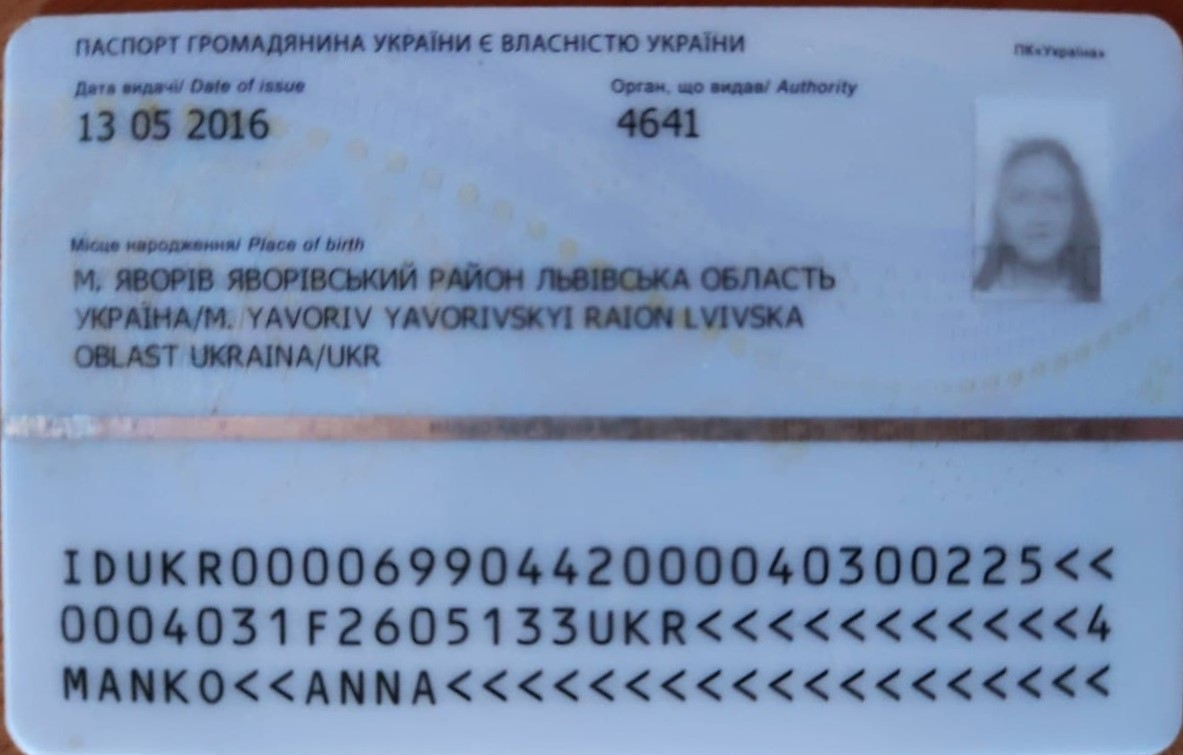
#> input picture data/template-back.jpg, 1183 x 755 px
$ python -i hough_lines.py   (imports and definitions only)
#> lines starting #> are read from the running program, lines starting #| are printed output that depends on the picture; after the words box and inside, x2 and y2 are one past the last pixel; in counts of white or black regions, pixels touching at a corner belong together
### src/utils/logger.py
import json
import logging
import os
import sys

import cv2
import pandas as pd
import yaml

PROGRESS = 25


class MyLogger(logging.Logger):
    PROGRESS = PROGRESS
    LOG_FORMATTER = '%(asctime)s - %(levelname)-10s - %(message)s'
    DEF_LOGGING_LEVEL = logging.WARNING

    LOG_FOLDER = "logs/"
    LOG_IMG_FOLDER = os.path.join(LOG_FOLDER, "img")
    ABSOLUTE_FOLDER = ""

    def __init__(self, log_name, level=None):
        logging.Logger.__init__(self, log_name)
        self.formatter = logging.Formatter(self.LOG_FORMATTER)
        self.initLogger(level)
        self.json_data = {}
        self.dataframe = pd.DataFrame(columns=["image_name", "info", "status"])

    def initLogger(self, level=None):
        self.setLevel(level or self.DEF_LOGGING_LEVEL)
        self.propagate = False

    def add_handler(self, log_file, use_syslog):
        if use_syslog:
            handler = logging.handlers.SysLogHandler(address='/dev/log')
        elif log_file:
            handler = logging.FileHandler(log_file)
        else:
            handler = logging.StreamHandler(sys.stderr)
        handler.setFormatter(self.formatter)
        self.addHandler(handler)
        return handler

    def addHandlers(self, log_file=None, progress_file=None, use_syslog=False):
        self.logger_hdlr = self.add_handler(log_file, use_syslog)
        if progress_file:
            self.progress_hdlr = self.add_handler(progress_file, use_syslog)
            self.progress_hdlr.setLevel(self.PROGRESS)
        else:
            self.progress_hdlr = None

    def progress(self, image_name, stage_name, image, *args):
        file_name = image_name + "_" + stage_name + ".png"
        cv2.imwrite(os.path.join(self.LOG_IMG_FOLDER, file_name), image)
        msg = f"Image {file_name} saved"
        self.log(self.PROGRESS, msg)

    def display_image(self, image_name, stage_name, image, *args, **kwargs):
        if self.level == logging.DEBUG:
            file_name = image_name + "_" + stage_name
            cv2.imshow(file_name, image)
            cv2.waitKey(0)
            msg = f"Image {file_name} displayed"
            return super(MyLogger, self).debug(msg, *args, **kwargs)

    def log_image(self, image_name, stage_name, image, save=False, *args, **kwargs):
        if save:
            self.progress(image_name, stage_name, image, *args)
        self.display_image(image_name, stage_name, image, *args, **kwargs)

    # [11 lines left out: functions log_plot, log_figure, not called in this run]

    def load_level(self, settings='settings.yaml'):
        ABSOLUTE_FOLDER = os.path.join(os.path.abspath(os.path.join("SRC", os.pardir)))
        settings_file = os.path.join(ABSOLUTE_FOLDER, settings)
        with open(settings_file) as info:
            settings_dict = yaml.safe_load(info)
        self.level = dict(settings_dict)['LOGGING_LEVEL']
        self.setLevel(self.level)

    # [12 lines left out: functions save_results, log_result, not called in this run]

    def display_result(self):
        print(self.dataframe)


def setup_logger(progress_file=None):
    logging.setLoggerClass(MyLogger)
    logging.addLevelName(PROGRESS, 'PROGRESS')
    logger = logging.getLogger(__name__)
    logger.addHandlers(progress_file)
    logger.load_level()
    return logger

### src/data/preprocessors/detectors/hough_lines.py
from copy import deepcopy

import cv2
import numpy as np
from scipy.stats import mode
from skimage.transform import hough_line, hough_line_peaks

from src import logger


def get_cartesian_coordinates(angle, rho):
    a = np.cos(angle)
    b = np.sin(angle)
    x0 = a * rho
    y0 = b * rho
    x1 = int(x0 + 1000 * (-b))
    y1 = int(y0 + 1000 * (a))
    x2 = int(x0 - 1000 * (-b))
    y2 = int(y0 - 1000 * (a))
    return x1, y1, x2, y2


def find_skew_angle(img, edges):
    tested_angles = np.deg2rad(np.arange(0.1, 180.0))
    hspace, theta, distances = hough_line(edges, theta=tested_angles)
    accum, angles, dists = hough_line_peaks(hspace, theta, distances)
    most_common_angle = mode(np.around(angles, decimals=2))[0]
    skew_angle = np.rad2deg(most_common_angle - np.pi / 2)
    lines = np.float32(np.column_stack((dists, angles)))
    hough_lines_img = draw_hough_lines(img, lines)
    # cv2.imshow("hough_lines_img", hough_lines_img)
    # cv2.waitKey(0)
    return skew_angle


def find_hough_lines(gray):
    kernel = np.ones((5, 5), np.float32) / 25
    gray = cv2.filter2D(gray, -1, kernel)
    edges = cv2.Canny(gray, threshold1=200, threshold2=600, apertureSize=5)

    lines = cv2.HoughLines(edges, 1, np.pi / 180, threshold=60)
    # lines = cv2.HoughLinesP(edges, rho=1, theta=np.pi/180, threshold=15, maxLineGap=50, minLineLength=50)
    return lines


def segment_lines_by_direction_by_polar_coord(hough_lines, delta, max_line_number=20):
    lines = deepcopy(hough_lines)[:max_line_number]
    horizontal_lines = []
    vertical_lines = []
    for line_id, line in enumerate(lines):
        rho, angle = line[0]
        x1, y1, x2, y2 = get_cartesian_coordinates(angle, rho)
        if abs(x2 - x1) < delta:
            vertical_lines.append([x1, y1, x2, y2])
        elif abs(y2 - y1) < delta:
            horizontal_lines.append([x1, y1, x2, y2])
    return horizontal_lines, vertical_lines


def find_lines_intersection(line1, line2):
    x1, y1, x2, y2 = line1
    x3, y3, x4, y4 = line2
    Px = ((x1 * y2 - y1 * x2) * (x3 - x4) - (x1 - x2) * (x3 * y4 - y3 * x4)) / (
            (x1 - x2) * (y3 - y4) - (y1 - y2) * (x3 - x4)
    )
    Py = ((x1 * y2 - y1 * x2) * (y3 - y4) - (y1 - y2) * (x3 * y4 - y3 * x4)) / (
            (x1 - x2) * (y3 - y4) - (y1 - y2) * (x3 - x4)
    )
    return Px, Py


def find_all_lines_intersection(horizontal_lines, vertical_lines):
    Px = []
    Py = []
    for h_line in horizontal_lines:
        for v_line in vertical_lines:
            px, py = find_lines_intersection(h_line, v_line)
            Px.append(px)
            Py.append(py)
    intersection_points = np.float32(np.column_stack((Px, Py)))
    return intersection_points


def find_cluster_points(points, nclusters=4):
    try:
        criteria = (cv2.TERM_CRITERIA_EPS + cv2.TERM_CRITERIA_MAX_ITER, 10, 1.0)
        _, _, centers = cv2.kmeans(
            points, nclusters, None, criteria, 10, cv2.KMEANS_PP_CENTERS
        )
    except:
        centers = points
    return centers


def find_extreme_points(P):
    try:
        top_right = P.sum(axis=1).argmax()
        bottom_left = P.sum(axis=1).argmin()
        top_left = (P[:, 0] + P.max(axis=0)[1] - P[:, 1]).argmin()
        bottom_right = (P.max(axis=0)[0] - P[:, 0] + P[:, 1]).argmax()
        extreme_points = [P[top_right], P[bottom_left], P[top_left], P[bottom_right]]
    except:
        extreme_points = []
    return extreme_points


def draw_hough_lines(input_img, lines, line_number=8):
    img = input_img.copy()
    for i in range(min(line_number, len(lines))):
        rho, theta = lines[i].ravel()
        x1, y1, x2, y2 = get_cartesian_coordinates(theta, rho)
        cv2.line(img, (x1, y1), (x2, y2), (0, 0, 255), 2)
    return img


def draw_segmented_lines(input_img, horizontal_lines, vertical_lines):
    img = input_img.copy()
    for line in horizontal_lines:
        x1, y1, x2, y2 = line
        color = [0, 0, 255]
        cv2.line(img, (x1, y1), (x2, y2), color=color, thickness=1)
    for line in vertical_lines:
        x1, y1, x2, y2 = line
        color = [255, 0, 0]
        cv2.line(img, (x1, y1), (x2, y2), color=color, thickness=1)
    return img


def draw_points(input_img, points_list, radius=4, color=[0, 0, 255], thickness=-1):
    img = input_img.copy()
    for points in points_list:
        cx, cy = points.ravel()
        cx = np.round(cx).astype(int)
        cy = np.round(cy).astype(int)
        cv2.circle(img, (cx, cy), radius=4, color=color, thickness=-1)
    return img


def process_hough_lines_approach(img, image_name=""):
    input_img = img.copy()

    gray = cv2.cvtColor(img, cv2.COLOR_BGR2GRAY)
    gray = cv2.GaussianBlur(gray, (3, 3), 3)
    edges = cv2.Canny(gray, 50, 150)
    dilated = cv2.dilate(edges, np.ones((3, 3), dtype=np.uint8))

    hough_lines = find_hough_lines(gray)
    hough_line_img = draw_hough_lines(input_img, hough_lines, line_number=8)
    logger.log_image(image_name, stage_name="hough_lines", image=hough_line_img, save=False)

    horizontal_lines, vertical_lines = segment_lines_by_direction_by_polar_coord(
        hough_lines, delta=800
    )
    segmented_lines = draw_segmented_lines(input_img, horizontal_lines, vertical_lines)
    logger.log_image(image_name, stage_name="segmented_lines", image=segmented_lines, save=False)

    intersection_points = find_all_lines_intersection(horizontal_lines, vertical_lines)
    center_points = find_cluster_points(intersection_points, nclusters=4)
    extreme_points = find_extreme_points(intersection_points)
    corner_points = cv2.goodFeaturesToTrack(edges, 4, 0.5, 50)

    points_image = input_img.copy()
    points_image = draw_points(
        points_image, intersection_points, radius=2, color=[128, 128, 128]
    )
    points_image = draw_points(points_image, center_points, color=[255, 0, 0])
    points_image = draw_points(points_image, extreme_points, color=[0, 255, 0])
    points_image = draw_points(points_image, corner_points, color=[0, 0, 255])
    logger.log_image(image_name, stage_name="points", image=points_image, save=True)

    skew_angle = find_skew_angle(img, edges)
    # print(f"Best angle:{skew_angle}")

>>> import cv2
>>> picture = cv2.imread('../../../../data/template-back.jpg')
#> picture is the input picture: shape (755, 1183, 3); mean B, G, R 181.9, 148.4, 126.4
>>> result = process_hough_lines_approach(picture)
#> in find_hough_lines, `edges = cv2.Canny(gray, threshold1=200, threshold2=600, apertureSize=5)`:
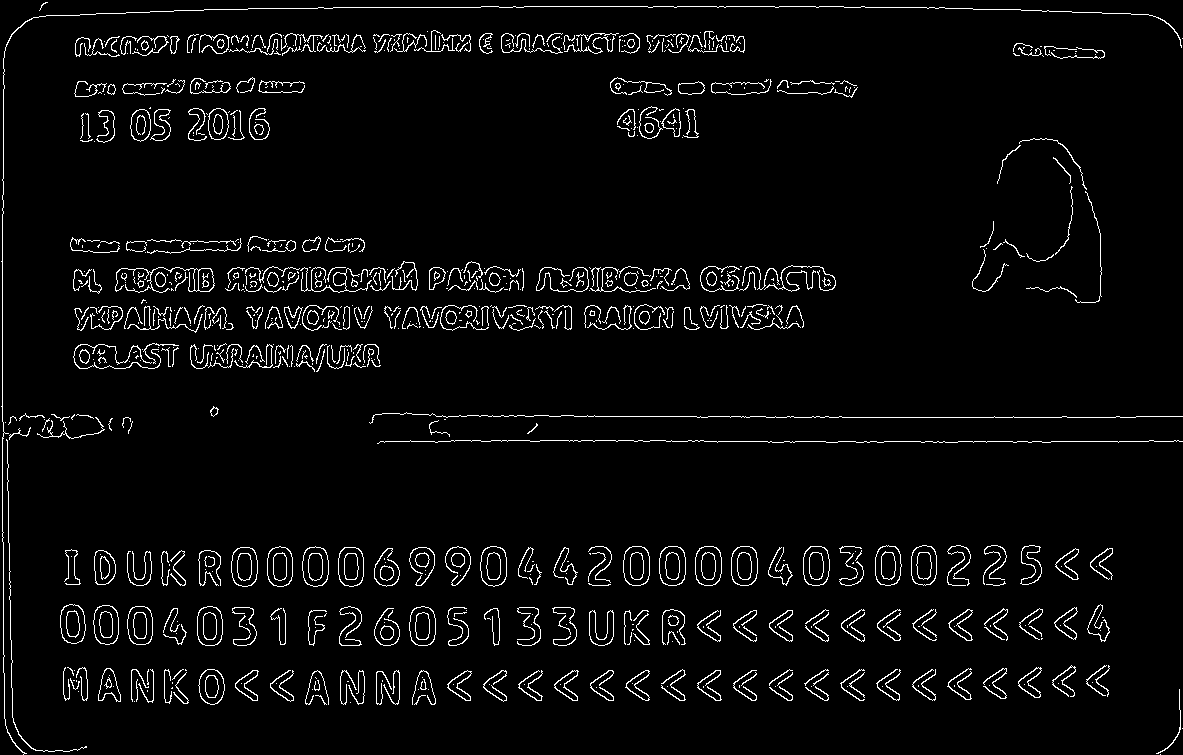
#> edges: shape (755, 1183); 3.9% white in thin lines or dots
#> the loop in draw_hough_lines, `for i in range(min(line_number, len(lines))):` made 8 passes
#> (rho, theta, a in get_cartesian_coordinates, b in get_cartesian_coordinates, x0 in get_cartesian_coordinates, y0 in get_cartesian_coordinates, x1, y1) on passes 1 to 8: (441, 1.57, -4.37e-08, 1, -1.93e-05, 441, -1000, 440), (417, 1.57, -4.37e-08, 1, -1.82e-05, 417, -1000, 416), (6, 1.57, -4.37e-08, 1, -2.62e-07, 6, -1000, 5), (2, 0, 1, 0, 2, 0, 2, 1000), (1, 3.12, -1, 0.0175, -1, 0.0175, -18, -999), (579, 1.57, -4.37e-08, 1, -2.53e-05, 579, -1000, 578), (51, 1.57, -4.37e-08, 1, -2.23e-06, 51, -1000, 50), (553, 1.57, -4.37e-08, 1, -2.42e-05, 553, -1000, 552)
#> in segment_lines_by_direction_by_polar_coord, `lines = deepcopy(hough_lines)[:max_line_number]`: lines = 20 rows, first 8: [441, 1.57], [417, 1.57], [6, 1.57], [2, 0], [1, 3.12], [579, 1.57], [51, 1.57], [553, 1.57]
#> the loop in segment_lines_by_direction_by_polar_coord, `for line_id, line in enumerate(lines):` made 20 passes
#> after the loop in segment_lines_by_direction_by_polar_coord, `for line_id, line in enumerate(lines):`: horizontal_lines = 18 items, first 6: [-1000, 440, 999, 441], [-1000, 416, 999, 417], [-1000, 5, 999, 6], [-1000, 578, 999, 579], [-1000, 50, 999, 51], [-1000, 552, 999, 553]; vertical_lines = [[2, 1000, 2, -1000], [-18, -999, 16, 999]]
#> the loop in draw_segmented_lines, `for line in horizontal_lines:` made 18 passes
#> after the loop in draw_segmented_lines, `for line in horizontal_lines:`:
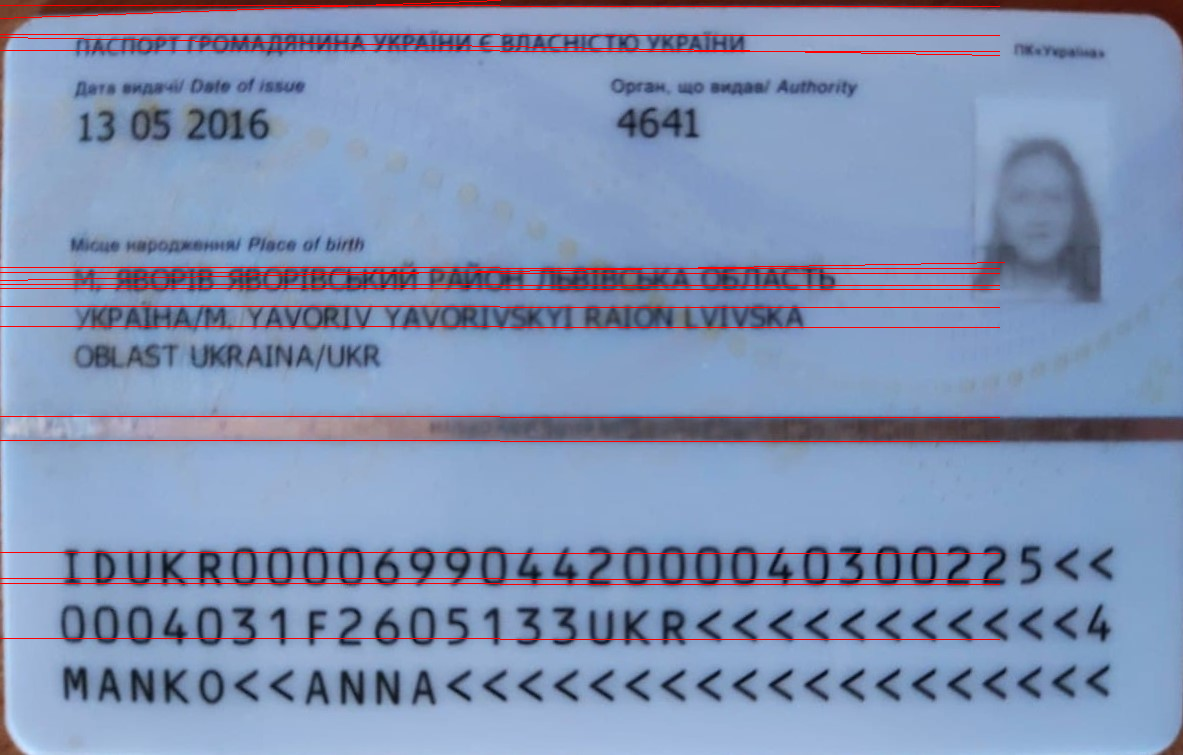
#> img: shape (755, 1183, 3); 1.94% of pixels changed, all inside (x1, y1, x2, y2) = (0, 0, 1005, 640)
#> the loop in draw_segmented_lines, `for line in vertical_lines:` made 2 passes
#> (x1, y1, x2, y2, color) on passes 1 to 2: (2, 1000, 2, -1000, [255, 0, 0]), (-18, -999, 16, 999, [255, 0, 0])
#> after the loop in draw_segmented_lines, `for line in vertical_lines:`:
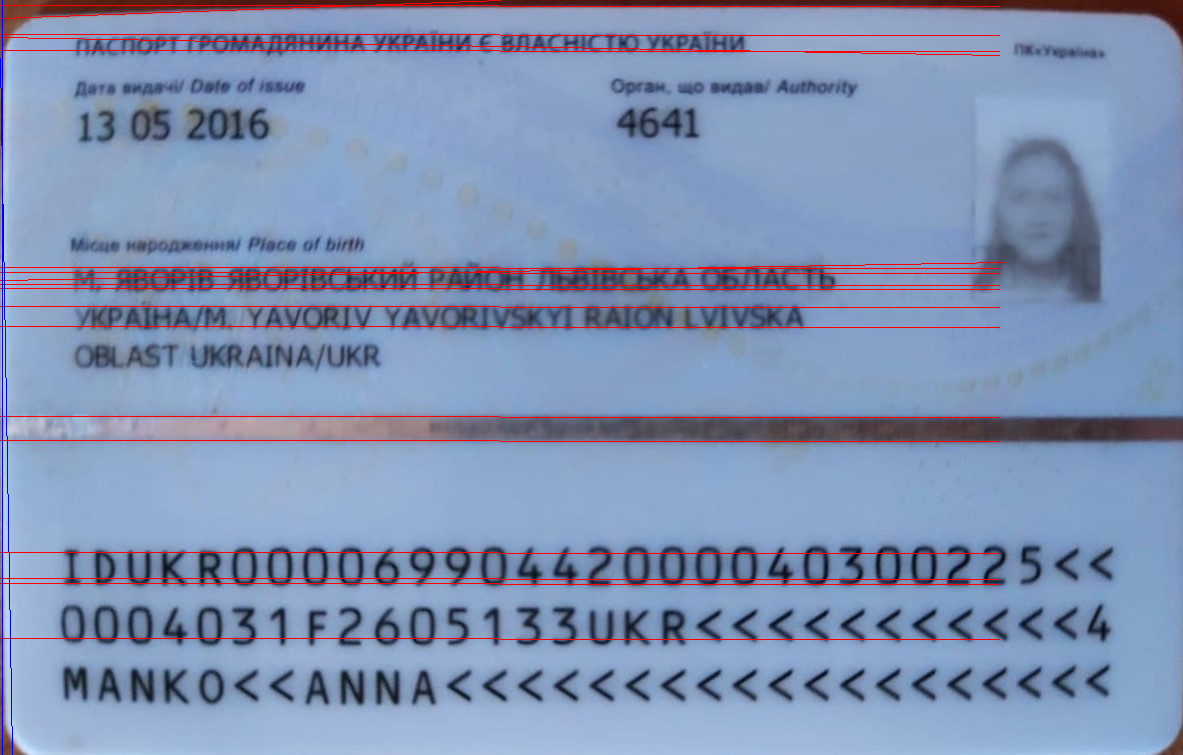
#> img: shape (755, 1183, 3); 0.16% of pixels changed, all inside (x1, y1, x2, y2) = (0, 0, 13, 755)
#> the loop in find_all_lines_intersection, `for h_line in horizontal_lines:` made 18 passes
#> the loop in draw_points, `for points in points_list:` made 36 passes
#> points on passes 1 to 8: [2, 440.5], [6.5, 440.5], [2, 416.5], [6.09, 416.5], [2, 5.5], [-0.906, 5.5], [2, 578.5], [8.84, 578.5]
#> after the loop in draw_points, `for points in points_list:`:
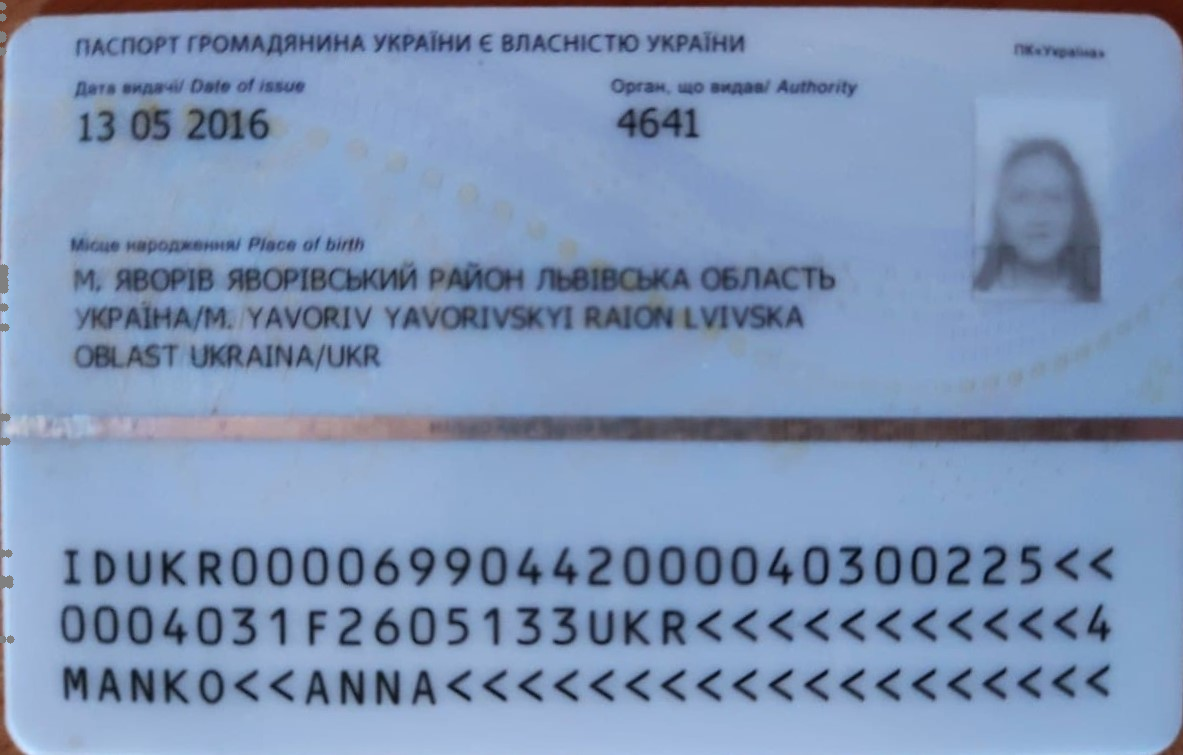
#> img: shape (755, 1183, 3); 0.12% of pixels changed, all inside (x1, y1, x2, y2) = (0, 2, 15, 644)
#> the loop in draw_points (call 2), `for points in points_list:` made 4 passes
#> points on passes 1 to 4: [2.96, 289.4], [5.51, 588.3], [0.747, 29], [4.15, 428.5]
#> call 2 of draw_hough_lines, with lines = array of shape (3, 2), line_number = 8
#> the loop in draw_hough_lines (call 2), `for i in range(min(line_number, len(lines))):` made 3 passes
#> after the loop in draw_hough_lines (call 2), `for i in range(min(line_number, len(lines))):`:
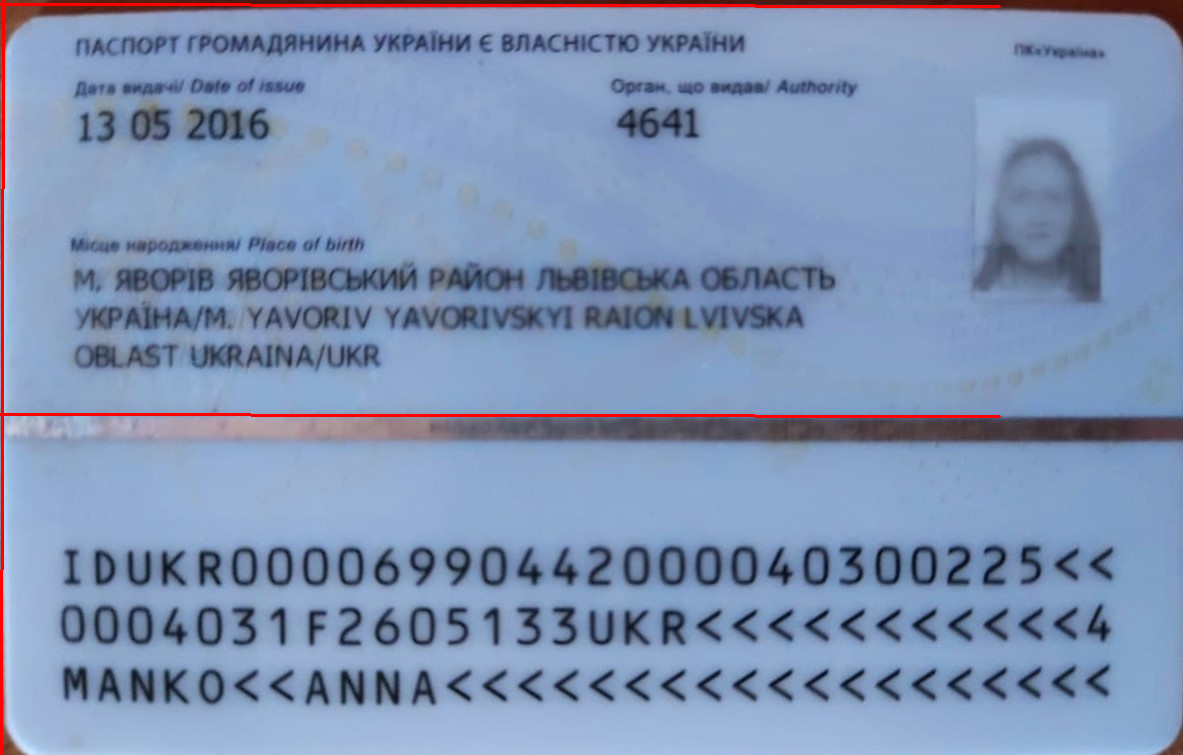
#> img: shape (755, 1183, 3); 0.92% of pixels changed, all inside (x1, y1, x2, y2) = (0, 0, 1001, 755)
